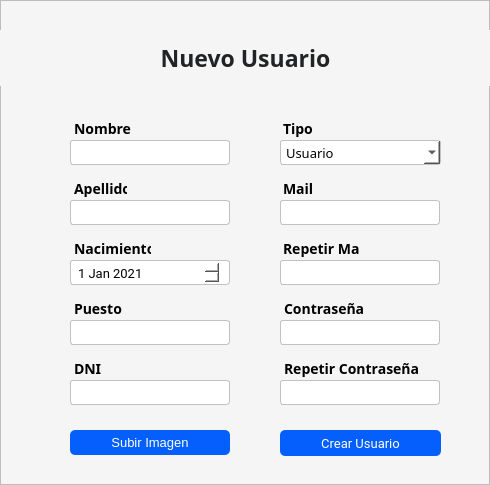
<?xml version="1.0" encoding="UTF-8"?>
<ui version="4.0">
 <class>MainWindow</class>
 <widget class="QMainWindow" name="MainWindow">
  <property name="geometry">
   <rect>
    <x>0</x>
    <y>0</y>
    <width>490</width>
    <height>485</height>
   </rect>
  </property>
  <property name="windowTitle">
   <string>MainWindow</string>
  </property>
  <widget class="QWidget" name="centralwidget">
   <layout class="QVBoxLayout" name="verticalLayout">
    <property name="spacing">
     <number>0</number>
    </property>
    <property name="leftMargin">
     <number>0</number>
    </property>
    <property name="topMargin">
     <number>0</number>
    </property>
    <property name="rightMargin">
     <number>0</number>
    </property>
    <property name="bottomMargin">
     <number>0</number>
    </property>
    <item>
     <widget class="QFrame" name="frame_2">
      <property name="minimumSize">
       <size>
        <width>0</width>
        <height>300</height>
       </size>
      </property>
      <property name="maximumSize">
       <size>
        <width>16777215</width>
        <height>16777215</height>
       </size>
      </property>
      <property name="styleSheet">
       <string notr="true">background: #f5f5f5;
</string>
      </property>
      <property name="frameShape">
       <enum>QFrame::StyledPanel</enum>
      </property>
      <property name="frameShadow">
       <enum>QFrame::Raised</enum>
      </property>
      <widget class="QPushButton" name="crearprod_btn">
       <property name="geometry">
        <rect>
         <x>280</x>
         <y>430</y>
         <width>161</width>
         <height>26</height>
        </rect>
       </property>
       <property name="font">
        <font>
         <family>Roboto</family>
         <pointsize>10</pointsize>
        </font>
       </property>
       <property name="cursor">
        <cursorShape>PointingHandCursor</cursorShape>
       </property>
       <property name="styleSheet">
        <string notr="true">QPushButton{
background-color: #055ffc;
color:#fff;
border-radius: 5px;
text-align:center;
}

QPushButton:hover{

}</string>
       </property>
       <property name="text">
        <string>Crear Usuario</string>
       </property>
      </widget>
      <widget class="QLineEdit" name="dni_input">
       <property name="geometry">
        <rect>
         <x>60</x>
         <y>380</y>
         <width>170</width>
         <height>25</height>
        </rect>
       </property>
       <property name="minimumSize">
        <size>
         <width>0</width>
         <height>0</height>
        </size>
       </property>
       <property name="maximumSize">
        <size>
         <width>16777215</width>
         <height>25</height>
        </size>
       </property>
       <property name="styleSheet">
        <string notr="true">QLineEdit{
background-color: #fff;
border: 0.5px solid #c1c1c1;
border-radius: 3px;
padding: 4 5px;
color: #e9e9;
font-family:Roboto;
font-size:13px;
font-weight: 400;
margin-left: 10px;

}
</string>
       </property>
       <property name="placeholderText">
        <string/>
       </property>
      </widget>
      <widget class="QLabel" name="label_rep_password">
       <property name="geometry">
        <rect>
         <x>270</x>
         <y>350</y>
         <width>158</width>
         <height>27</height>
        </rect>
       </property>
       <property name="maximumSize">
        <size>
         <width>500</width>
         <height>16777215</height>
        </size>
       </property>
       <property name="font">
        <font>
         <family>Cairo</family>
         <pointsize>-1</pointsize>
         <weight>75</weight>
         <bold>true</bold>
        </font>
       </property>
       <property name="styleSheet">
        <string notr="true">font-size: 14px;
margin-top:10px;
margin-left:10px

</string>
       </property>
       <property name="text">
        <string>Repetir Contraseña</string>
       </property>
      </widget>
      <widget class="QLabel" name="label_mail">
       <property name="geometry">
        <rect>
         <x>269</x>
         <y>170</y>
         <width>90</width>
         <height>27</height>
        </rect>
       </property>
       <property name="maximumSize">
        <size>
         <width>90</width>
         <height>16777215</height>
        </size>
       </property>
       <property name="font">
        <font>
         <family>Cairo</family>
         <pointsize>-1</pointsize>
         <weight>75</weight>
         <bold>true</bold>
        </font>
       </property>
       <property name="styleSheet">
        <string notr="true">font-size: 14px;
color: #000;
margin-top:10px;
margin-left:10px

</string>
       </property>
       <property name="text">
        <string>Mail</string>
       </property>
      </widget>
      <widget class="QLineEdit" name="mail_input">
       <property name="geometry">
        <rect>
         <x>270</x>
         <y>200</y>
         <width>170</width>
         <height>25</height>
        </rect>
       </property>
       <property name="minimumSize">
        <size>
         <width>0</width>
         <height>0</height>
        </size>
       </property>
       <property name="maximumSize">
        <size>
         <width>16777215</width>
         <height>25</height>
        </size>
       </property>
       <property name="styleSheet">
        <string notr="true">QLineEdit{
background-color: #fff;
border: 0.5px solid #c1c1c1;
border-radius: 3px;
padding: 4 5px;
color: #e9e9;
font-family:Roboto;
font-size:13px;
font-weight: 400;
margin-left: 10px;

}
</string>
       </property>
       <property name="placeholderText">
        <string/>
       </property>
      </widget>
      <widget class="QComboBox" name="tipo_cb">
       <property name="geometry">
        <rect>
         <x>280</x>
         <y>140</y>
         <width>161</width>
         <height>25</height>
        </rect>
       </property>
       <property name="styleSheet">
        <string notr="true">padding:0 5px;
border-radius: 3px;
font-family:Roboto Lt;
border: none;
font-size:13px;
font-weight: 400;
background-color: #fff;
border: 0.5px solid #c1c1c1;
color: #000;

</string>
       </property>
       <property name="currentText">
        <string>Usuario</string>
       </property>
       <property name="currentIndex">
        <number>0</number>
       </property>
       <property name="maxVisibleItems">
        <number>3</number>
       </property>
       <property name="maxCount">
        <number>3</number>
       </property>
       <property name="insertPolicy">
        <enum>QComboBox::InsertAfterCurrent</enum>
       </property>
       <property name="iconSize">
        <size>
         <width>16</width>
         <height>0</height>
        </size>
       </property>
       <property name="duplicatesEnabled">
        <bool>false</bool>
       </property>
       <property name="frame">
        <bool>false</bool>
       </property>
       <item>
        <property name="text">
         <string>Usuario</string>
        </property>
       </item>
       <item>
        <property name="text">
         <string>Administrador</string>
        </property>
       </item>
      </widget>
      <widget class="QLineEdit" name="pass_input">
       <property name="geometry">
        <rect>
         <x>270</x>
         <y>320</y>
         <width>170</width>
         <height>25</height>
        </rect>
       </property>
       <property name="minimumSize">
        <size>
         <width>0</width>
         <height>0</height>
        </size>
       </property>
       <property name="maximumSize">
        <size>
         <width>16777215</width>
         <height>25</height>
        </size>
       </property>
       <property name="styleSheet">
        <string notr="true">QLineEdit{
background-color: #fff;
border: 0.5px solid #c1c1c1;
border-radius: 3px;
padding: 4 5px;
color: #e9e9;
font-family:Roboto;
font-size:13px;
font-weight: 400;
margin-left: 10px;

}
</string>
       </property>
       <property name="inputMethodHints">
        <set>Qt::ImhHiddenText|Qt::ImhNoAutoUppercase|Qt::ImhNoPredictiveText|Qt::ImhSensitiveData</set>
       </property>
       <property name="echoMode">
        <enum>QLineEdit::Password</enum>
       </property>
       <property name="placeholderText">
        <string/>
       </property>
      </widget>
      <widget class="QLabel" name="label_nombre">
       <property name="geometry">
        <rect>
         <x>60</x>
         <y>110</y>
         <width>71</width>
         <height>27</height>
        </rect>
       </property>
       <property name="font">
        <font>
         <family>Cairo</family>
         <pointsize>-1</pointsize>
         <weight>75</weight>
         <bold>true</bold>
        </font>
       </property>
       <property name="styleSheet">
        <string notr="true">font-size: 14px;
margin-top:10px;
margin-left:10px

</string>
       </property>
       <property name="text">
        <string>Nombre</string>
       </property>
      </widget>
      <widget class="QLineEdit" name="nombre_input_2">
       <property name="geometry">
        <rect>
         <x>60</x>
         <y>140</y>
         <width>170</width>
         <height>25</height>
        </rect>
       </property>
       <property name="minimumSize">
        <size>
         <width>0</width>
         <height>0</height>
        </size>
       </property>
       <property name="maximumSize">
        <size>
         <width>16777215</width>
         <height>25</height>
        </size>
       </property>
       <property name="styleSheet">
        <string notr="true">QLineEdit{
background-color: #fff;
border: 0.5px solid #c1c1c1;
border-radius: 3px;
padding: 4 5px;
color: #e9e9;
font-family:Roboto;
font-size:13px;
font-weight: 400;
margin-left: 10px;

}
</string>
       </property>
       <property name="text">
        <string/>
       </property>
       <property name="placeholderText">
        <string/>
       </property>
      </widget>
      <widget class="QLineEdit" name="apellido_input">
       <property name="geometry">
        <rect>
         <x>60</x>
         <y>200</y>
         <width>170</width>
         <height>25</height>
        </rect>
       </property>
       <property name="minimumSize">
        <size>
         <width>0</width>
         <height>0</height>
        </size>
       </property>
       <property name="maximumSize">
        <size>
         <width>16777215</width>
         <height>25</height>
        </size>
       </property>
       <property name="styleSheet">
        <string notr="true">QLineEdit{
background-color: #fff;
border: 0.5px solid #c1c1c1;
border-radius: 3px;
padding: 4 5px;
color: #e9e9;
font-family:Roboto;
font-size:13px;
font-weight: 400;
margin-left: 10px;

}
</string>
       </property>
       <property name="placeholderText">
        <string/>
       </property>
      </widget>
      <widget class="QLabel" name="label_nacimiento">
       <property name="geometry">
        <rect>
         <x>60</x>
         <y>230</y>
         <width>91</width>
         <height>27</height>
        </rect>
       </property>
       <property name="font">
        <font>
         <family>Cairo</family>
         <pointsize>-1</pointsize>
         <weight>75</weight>
         <bold>true</bold>
        </font>
       </property>
       <property name="styleSheet">
        <string notr="true">font-size: 14px;
margin-top:10px;
margin-left:10px

</string>
       </property>
       <property name="text">
        <string>Nacimiento</string>
       </property>
      </widget>
      <widget class="QDateEdit" name="nacimiento_date">
       <property name="geometry">
        <rect>
         <x>60</x>
         <y>260</y>
         <width>170</width>
         <height>25</height>
        </rect>
       </property>
       <property name="styleSheet">
        <string notr="true">
background-color: #fff;
border: 0.5px solid #c1c1c1;
border-radius: 3px;
padding: 4 5px;
color: #000;
font-family:Roboto;
font-size:13px;
font-weight: 400;
margin-left: 10px;

</string>
       </property>
       <property name="dateTime">
        <datetime>
         <hour>0</hour>
         <minute>0</minute>
         <second>0</second>
         <year>2021</year>
         <month>1</month>
         <day>1</day>
        </datetime>
       </property>
      </widget>
      <widget class="QLabel" name="label_password">
       <property name="geometry">
        <rect>
         <x>270</x>
         <y>290</y>
         <width>154</width>
         <height>27</height>
        </rect>
       </property>
       <property name="maximumSize">
        <size>
         <width>154</width>
         <height>16777215</height>
        </size>
       </property>
       <property name="font">
        <font>
         <family>Cairo</family>
         <pointsize>-1</pointsize>
         <weight>75</weight>
         <bold>true</bold>
        </font>
       </property>
       <property name="styleSheet">
        <string notr="true">font-size: 14px;
margin-top:10px;
margin-left:10px

</string>
       </property>
       <property name="text">
        <string>Contraseña</string>
       </property>
      </widget>
      <widget class="QLabel" name="label_puesto">
       <property name="geometry">
        <rect>
         <x>60</x>
         <y>290</y>
         <width>84</width>
         <height>27</height>
        </rect>
       </property>
       <property name="font">
        <font>
         <family>Cairo</family>
         <pointsize>-1</pointsize>
         <weight>75</weight>
         <bold>true</bold>
        </font>
       </property>
       <property name="styleSheet">
        <string notr="true">font-size: 14px;
margin-top:10px;
margin-left:10px

</string>
       </property>
       <property name="text">
        <string>Puesto</string>
       </property>
      </widget>
      <widget class="QPushButton" name="subirFoto_btn">
       <property name="geometry">
        <rect>
         <x>70</x>
         <y>430</y>
         <width>160</width>
         <height>25</height>
        </rect>
       </property>
       <property name="maximumSize">
        <size>
         <width>16777215</width>
         <height>16777215</height>
        </size>
       </property>
       <property name="font">
        <font>
         <pointsize>10</pointsize>
        </font>
       </property>
       <property name="cursor">
        <cursorShape>PointingHandCursor</cursorShape>
       </property>
       <property name="styleSheet">
        <string notr="true">QPushButton{
background-color: #055ffc;
color:#fff;
border-radius: 5px;
text-align:center;
}

QPushButton:hover{

}</string>
       </property>
       <property name="text">
        <string>Subir Imagen</string>
       </property>
      </widget>
      <widget class="QLineEdit" name="pass_rep_input">
       <property name="geometry">
        <rect>
         <x>270</x>
         <y>380</y>
         <width>170</width>
         <height>25</height>
        </rect>
       </property>
       <property name="minimumSize">
        <size>
         <width>0</width>
         <height>0</height>
        </size>
       </property>
       <property name="maximumSize">
        <size>
         <width>16777215</width>
         <height>25</height>
        </size>
       </property>
       <property name="styleSheet">
        <string notr="true">QLineEdit{
background-color: #fff;
border: 0.5px solid #c1c1c1;
border-radius: 3px;
padding: 4 5px;
color: #e9e9;
font-family:Roboto;
font-size:13px;
font-weight: 400;
margin-left: 10px;

}
</string>
       </property>
       <property name="echoMode">
        <enum>QLineEdit::Password</enum>
       </property>
       <property name="placeholderText">
        <string/>
       </property>
      </widget>
      <widget class="QLabel" name="label_rep_mail">
       <property name="geometry">
        <rect>
         <x>269</x>
         <y>230</y>
         <width>90</width>
         <height>27</height>
        </rect>
       </property>
       <property name="maximumSize">
        <size>
         <width>90</width>
         <height>16777215</height>
        </size>
       </property>
       <property name="font">
        <font>
         <family>Cairo</family>
         <pointsize>-1</pointsize>
         <weight>75</weight>
         <bold>true</bold>
        </font>
       </property>
       <property name="styleSheet">
        <string notr="true">font-size: 14px;
margin-top:10px;
margin-left:10px

</string>
       </property>
       <property name="text">
        <string>Repetir Mail</string>
       </property>
      </widget>
      <widget class="QLineEdit" name="mail_rep_input">
       <property name="geometry">
        <rect>
         <x>270</x>
         <y>260</y>
         <width>170</width>
         <height>25</height>
        </rect>
       </property>
       <property name="minimumSize">
        <size>
         <width>0</width>
         <height>0</height>
        </size>
       </property>
       <property name="maximumSize">
        <size>
         <width>16777215</width>
         <height>25</height>
        </size>
       </property>
       <property name="styleSheet">
        <string notr="true">QLineEdit{
background-color: #fff;
border: 0.5px solid #c1c1c1;
border-radius: 3px;
padding: 4 5px;
color: #e9e9;
font-family:Roboto;
font-size:13px;
font-weight: 400;
margin-left: 10px;

}
</string>
       </property>
       <property name="placeholderText">
        <string/>
       </property>
      </widget>
      <widget class="QLabel" name="label_tipo">
       <property name="geometry">
        <rect>
         <x>269</x>
         <y>110</y>
         <width>90</width>
         <height>27</height>
        </rect>
       </property>
       <property name="maximumSize">
        <size>
         <width>90</width>
         <height>16777215</height>
        </size>
       </property>
       <property name="font">
        <font>
         <family>Cairo</family>
         <pointsize>-1</pointsize>
         <weight>75</weight>
         <bold>true</bold>
        </font>
       </property>
       <property name="styleSheet">
        <string notr="true">font-size: 14px;
margin-top:10px;
margin-left:10px

</string>
       </property>
       <property name="text">
        <string>Tipo</string>
       </property>
      </widget>
      <widget class="QLabel" name="label_dni">
       <property name="geometry">
        <rect>
         <x>60</x>
         <y>350</y>
         <width>71</width>
         <height>27</height>
        </rect>
       </property>
       <property name="font">
        <font>
         <family>Cairo</family>
         <pointsize>-1</pointsize>
         <weight>75</weight>
         <bold>true</bold>
        </font>
       </property>
       <property name="styleSheet">
        <string notr="true">font-size: 14px;
margin-top:10px;
margin-left:10px

</string>
       </property>
       <property name="text">
        <string>DNI</string>
       </property>
      </widget>
      <widget class="QLabel" name="label_apellido">
       <property name="geometry">
        <rect>
         <x>60</x>
         <y>170</y>
         <width>67</width>
         <height>27</height>
        </rect>
       </property>
       <property name="font">
        <font>
         <family>Cairo</family>
         <pointsize>-1</pointsize>
         <weight>75</weight>
         <bold>true</bold>
        </font>
       </property>
       <property name="styleSheet">
        <string notr="true">font-size: 14px;
margin-top:10px;
margin-left:10px

</string>
       </property>
       <property name="text">
        <string>Apellido</string>
       </property>
      </widget>
      <widget class="QLineEdit" name="puesto_input">
       <property name="geometry">
        <rect>
         <x>60</x>
         <y>320</y>
         <width>170</width>
         <height>25</height>
        </rect>
       </property>
       <property name="minimumSize">
        <size>
         <width>0</width>
         <height>0</height>
        </size>
       </property>
       <property name="maximumSize">
        <size>
         <width>16777215</width>
         <height>25</height>
        </size>
       </property>
       <property name="styleSheet">
        <string notr="true">QLineEdit{
background-color: #fff;
border: 0.5px solid #c1c1c1;
border-radius: 3px;
padding: 4 5px;
color: #e9e9;
font-family:Roboto;
font-size:13px;
font-weight: 400;
margin-left: 10px;

}
</string>
       </property>
       <property name="placeholderText">
        <string/>
       </property>
      </widget>
      <widget class="QLabel" name="label_5">
       <property name="geometry">
        <rect>
         <x>0</x>
         <y>30</y>
         <width>491</width>
         <height>61</height>
        </rect>
       </property>
       <property name="font">
        <font>
         <family>Cairo</family>
         <pointsize>17</pointsize>
         <weight>75</weight>
         <bold>true</bold>
         <kerning>true</kerning>
        </font>
       </property>
       <property name="styleSheet">
        <string notr="true">color: #212325;
margin-bottom: 5px</string>
       </property>
       <property name="text">
        <string>Nuevo Usuario</string>
       </property>
       <property name="alignment">
        <set>Qt::AlignCenter</set>
       </property>
      </widget>
     </widget>
    </item>
   </layout>
  </widget>
 </widget>
 <resources>
  <include location="../img/img.qrc"/>
 </resources>
 <connections/>
</ui>
